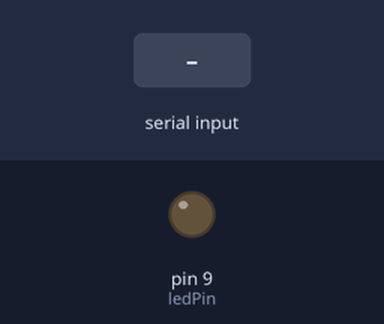
A sketch run on a simulated Arduino Uno, built with avr-gcc and run on an emulated ATmega328P. On the bench: output pins drawn as LEDs (lit = HIGH). Inputs (shaded band) come from the test bench.

Above: at 1.2 s.
1.3 s: "1" received over the second serial link
At 2.0 s:
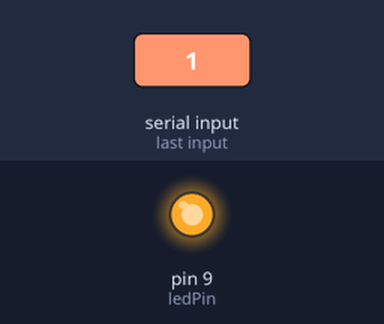
2.8 s: "0" received over the second serial link
At 3.2 s:
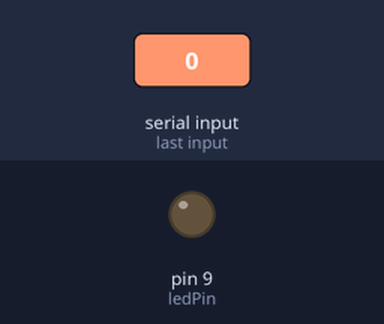
Timing chart, 0 to 5.8 s (numbered marks = the images above; inputs shaded):
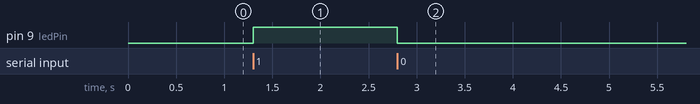

Measured:
- after the input at 1.3 s, pin 9 (ledPin): LOW → HIGH at once
- after the input at 2.8 s, pin 9 (ledPin): HIGH → LOW at once

The sketch:

bluetooth.ino
```cpp
#include <SoftwareSerial.h>
SoftwareSerial bluetooth(0, 1); // RX, TX
int ledPin = 9;
char command;
void setup()
{
    pinMode(ledPin, OUTPUT);
    digitalWrite(ledPin, LOW);
    bluetooth.begin(9600);
}
void loop()
{
    if (bluetooth.available() > 0)
    {
        command = bluetooth.read();
        if (command == '1')
        {
            digitalWrite(ledPin, HIGH);
        }
        if (command == '0')
        {
            digitalWrite(ledPin, LOW);
        }
    }
}
```
